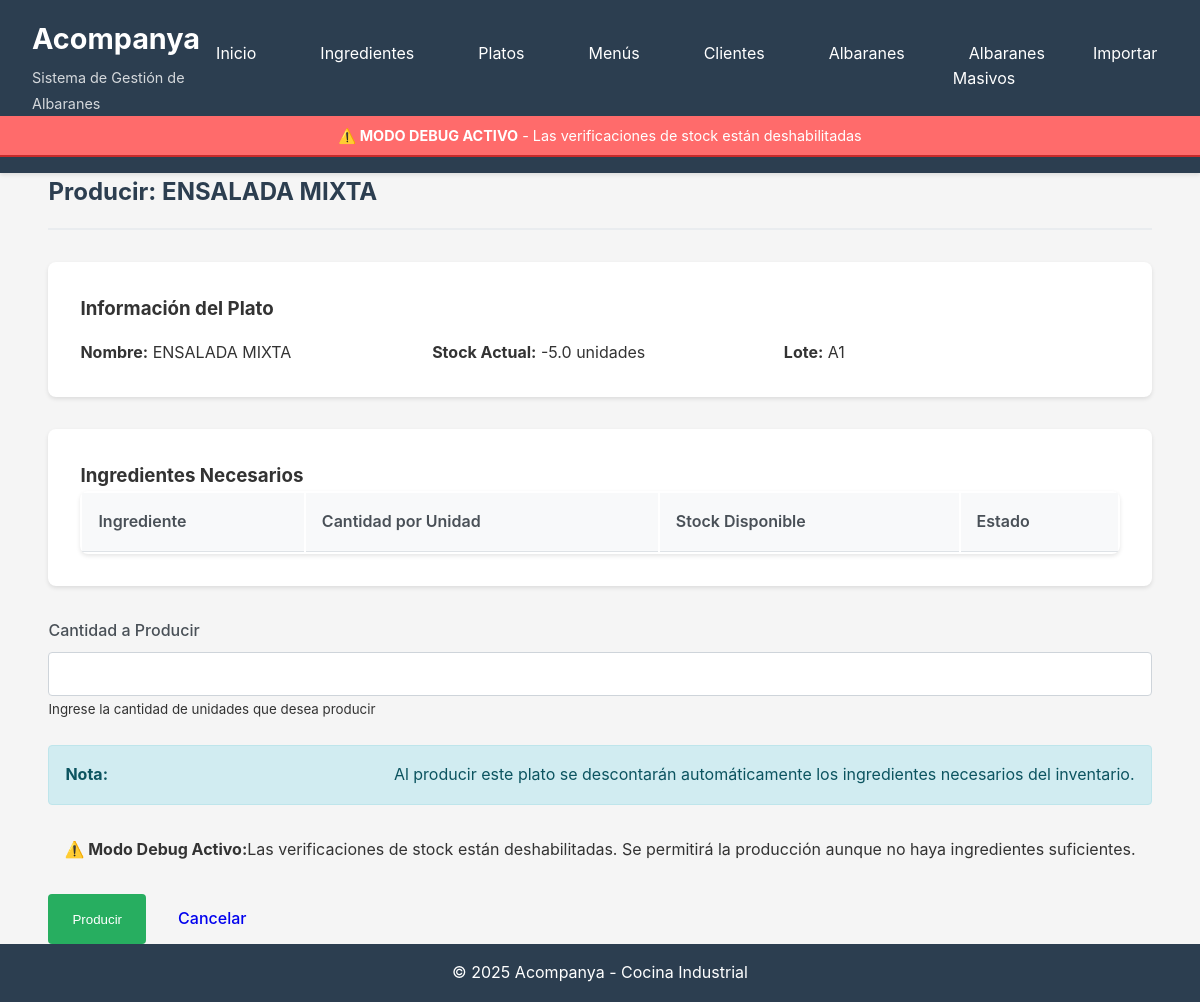
Before: /platos/producir/1 with the older database file.
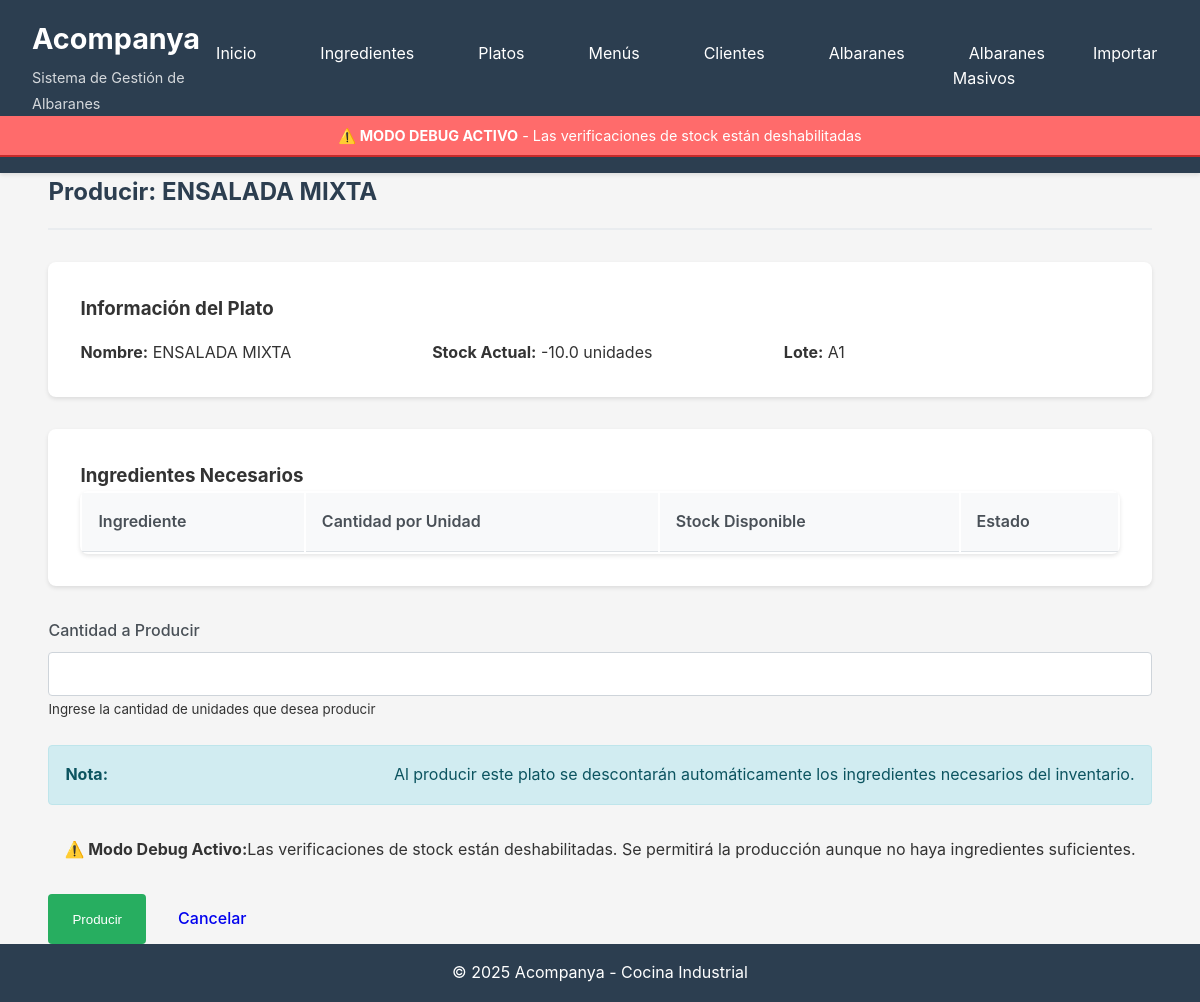
After: the same page with the newer database file.
### database/models.py (models this page shows, shortened)
class Plato(db.Model):
    __tablename__ = 'platos'
    id = db.Column(db.Integer, primary_key=True)
    nombre = db.Column(db.String(200), nullable=False)
    lote_propio = db.Column(db.String(100), nullable=True)
    stock_actual = db.Column(db.Float, nullable=False, default=0)
    unidad = db.Column(db.String(50), nullable=False, default='unidades')
    created_at = db.Column(db.DateTime, default=datetime.utcnow)
    updated_at = db.Column(db.DateTime, default=datetime.utcnow, onupdate=datetime.utcnow)
    ingredientes = db.relationship('Ingrediente', secondary=platos_ingredientes, backref='platos')
    movimientos = db.relationship('MovimientoStock',
                                 primaryjoin="and_(MovimientoStock.entidad_tipo=='plato', "
                                           "MovimientoStock.entidad_id==Plato.id)",
                                 foreign_keys='MovimientoStock.entidad_id',
                                 backref='plato_ref',
                                 lazy='dynamic',
                                 overlaps="ingrediente_ref,movimientos")
    detalles_albaran = db.relationship('AlbaranDetalle', backref='plato', lazy='dynamic')
    def obtener_ingredientes_con_cantidad(self):
        result = db.session.query(
            Ingrediente,
            platos_ingredientes.c.cantidad,
            platos_ingredientes.c.unidad
        ).join(
            platos_ingredientes,
            platos_ingredientes.c.ingrediente_id == Ingrediente.id
        ).filter(
            platos_ingredientes.c.plato_id == self.id
        ).all()
        return result

### routes/platos.py (the view, shortened to what this page needs)
@platos_bp.route('/producir/<int:id>', methods=['GET', 'POST'])
def producir(id):
    plato = Plato.query.get_or_404(id)
    ingredientes = plato.obtener_ingredientes_con_cantidad()
    return render_template('platos/producir.html', plato=plato, ingredientes=ingredientes)

### app.py (called while the page is built)
def create_app():
    app = Flask(__name__)
    app.config.from_object(Config)
    init_db(app)
    app.register_blueprint(ingredientes_bp, url_prefix='/ingredientes')
    app.register_blueprint(platos_bp, url_prefix='/platos')
    app.register_blueprint(menus_bp, url_prefix='/menus')
    app.register_blueprint(albaranes_bp, url_prefix='/albaranes')
    app.register_blueprint(importar_bp, url_prefix='/importar')
    app.register_blueprint(clientes_bp, url_prefix='/clientes')
    app.register_blueprint(albaranes_masivos_bp, url_prefix='/albaranes-masivos')
    @app.context_processor
    def inject_config():
        return dict(config=app.config)
    @app.route('/')
    def index():
        return render_template('index.html')
    @app.route('/dashboard')
    def dashboard():
        return render_template('dashboard.html')
    return app

### templates/platos/producir.html (shortened to what this page needs)
{% extends "base.html" %}
{% block content %}
<div class="page-header">
    <h2>Producir: {{ plato.nombre }}</h2>
</div>
<div class="albaran-header">
    <h3>Información del Plato</h3>
    <div class="albaran-info">
        <div>
            <strong>Nombre:</strong> {{ plato.nombre }}
        </div>
        <div>
            <strong>Stock Actual:</strong> {{ plato.stock_actual }} {{ plato.unidad }}
        </div>
        <div>
            <strong>Lote:</strong> {{ plato.lote_propio or 'Sin lote' }}
        </div>
    </div>
</div>
<div class="albaran-section">
    <h3>Ingredientes Necesarios</h3>
    <table class="table">
        <thead>
            <tr>
                <th>Ingrediente</th>
                <th>Cantidad por Unidad</th>
                <th>Stock Disponible</th>
                <th>Estado</th>
            </tr>
        </thead>
    </table>
</div>
<form method="POST" action="">
    <div class="form-group">
        <label for="cantidad" class="form-label">Cantidad a Producir</label>
        <input type="number" class="form-control" id="cantidad" name="cantidad"
               min="1" step="1" required>
        <small class="text-muted">
            Ingrese la cantidad de {{ plato.unidad }} que desea producir
        </small>
    </div>
    <div class="alert alert-info">
        <strong>Nota:</strong> Al producir este plato se descontarán automáticamente los ingredientes necesarios del inventario.
    </div>
    {% if config.DEBUG_MODE %}
    <div class="alert alert-warning">
        <strong>⚠️ Modo Debug Activo:</strong> Las verificaciones de stock están deshabilitadas. Se permitirá la producción aunque no haya ingredientes suficientes.
    </div>
    {% endif %}
    <div class="action-group">
        <button type="submit" class="btn btn-success">Producir</button>
        <a href="{{ url_for('platos.listar') }}" class="btn btn-secondary">Cancelar</a>
    </div>
</form>
{% endblock %}

Changed rows visible on the page:
changed Plato "ENSALADA MIXTA": stock_actual "-5.0" → "-10.0"
